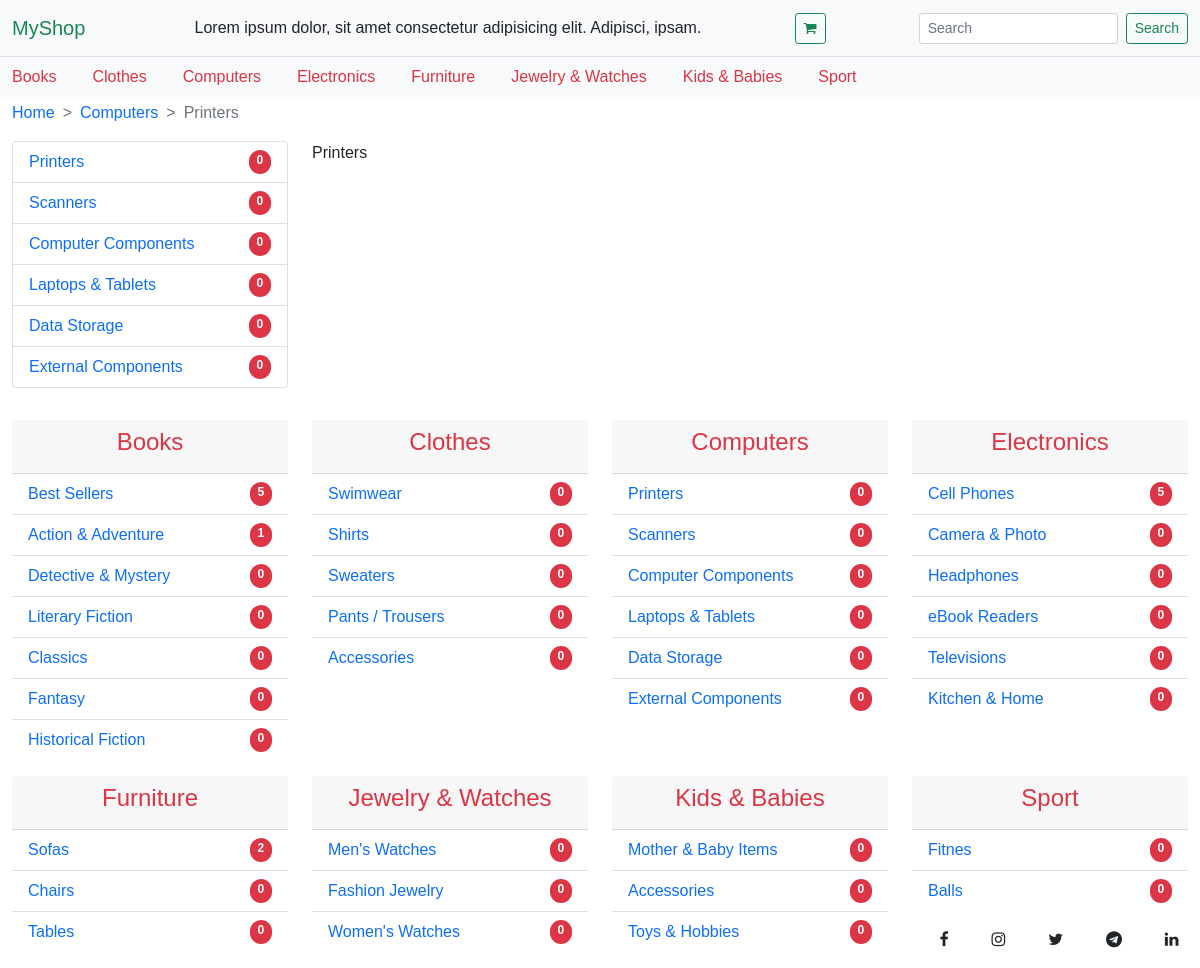
The page /computers/printers on the database its author committed.
### shop/models.py (models this page shows, shortened)
class Category(models.Model):
    name = models.CharField(max_length=40)
    slug = models.SlugField(max_length=100,unique=True)
    class Meta:
        ordering = ('name',)
        verbose_name = 'category'
        verbose_name_plural = 'categories'
    def __str__(self):
        return self.name
    def get_absolute_url(self):
        return reverse('category', kwargs={'slug': self.slug})

class SubCategory(models.Model):
    category = models.ForeignKey(Category,related_name='sub_category',on_delete=models.CASCADE)
    name = models.CharField(max_length=40)
    slug = models.SlugField(max_length=100,unique=True)
    class Meta:
        ordering = ('category',)
        verbose_name = 'SubCategory'
        verbose_name_plural = 'SubCategories'
    def get_absolute_url(self):
        return reverse('subcategory', kwargs={'slug':self.category.slug,'subslug': self.slug})

### shop/views.py (the view)
# urls.py: path('<slug:slug>/<slug:subslug>',views.subcategory,name='subcategory'),
def subcategory(request,slug,subslug):
    subcategories = SubCategory.objects.filter(category__slug = slug)
    subcategory = subcategories.get(slug = subslug)
    products = Product.objects.filter(category = subcategory)
    categories = Category.objects.all()
    page = request.GET.get('page',1)
    paginator = Paginator(products, 12)
    try:
        products = paginator.page(page)
    except PageNotAnInteger:
        products = paginator.page(1)
    except EmptyPage:
        products = paginator.page(paginator.num_pages)
    ctx= {
        'categories':categories,
        'products':products,
        'subcategory':subcategory,
        'subcategories':subcategories,
    }
    return render(request, 'shop/subcategory.html',ctx)

### shop/templates/shop/subcategory.html (shortened to what this page needs)
{% extends 'base.html' %}
{% block breadcrumb %}
<nav style="--bs-breadcrumb-divider: '>';" aria-label="breadcrumb">
    <ol class="breadcrumb">
        <li class="breadcrumb-item">
            <a href="{% url 'home' %}">Home</a>
        </li>
        <li class="breadcrumb-item">
            <a href="{{ subcategory.category.get_absolute_url }}">{{subcategory.category}}</a>
        </li>
        <li class="breadcrumb-item active" aria-current="page">{{subcategory.name}}</li>
    </ol>
</nav>
{% endblock breadcrumb %}
{% block main %}
<div class="container-fluid mt-3">
    <div class="row">
        <div class="col-lg-3 col-sm-12">
            <div class="card">
                <ul class="list-group list-group-flush">
                    {% for sub in subcategories %}
                    <li class="list-group-item">
                        <a class="text-decoration-none d-flex justify-content-between" href="{{sub.get_absolute_url}}">
                            {{sub.name}}
                            <span class="badge bg-danger  rounded-pill">{{ sub.products.all.count }}</span>
                        </a>
                    </li>
                    {% endfor %}
                </ul>
            </div>
        </div>
        <div class="col-lg-9 col-sm-12">
            <div class="row">
                <p>{{subcategory.name}}</p>
            </div>
        </div>
    </div>
</div>
{% endblock %}

### shop/templates/base.html (shortened to what this page needs)
{% load static %}
<!doctype html>
<html lang="en">
  <head>
    <link href="https://cdn.jsdelivr.net/npm/bootstrap@5.0.0-beta1/dist/css/bootstrap.min.css" rel="stylesheet">
    <link rel="stylesheet" href="https://maxcdn.bootstrapcdn.com/font-awesome/4.7.0/css/font-awesome.min.css">
    <link rel="stylesheet" href="{% static 'css/base.css' %}">
  </head>
  <body>
    <nav class="navbar navbar-light bg-light border-bottom">
      <div class="container-fluid">
        <a class="navbar-brand text-success" href="{% url 'home' %}">MyShop</a>
        <div class="d-lg-block d-none">
          Lorem ipsum dolor, sit amet consectetur adipisicing elit. Adipisci, ipsam.
        </div>
        <a href="{% url 'cart_detail' %}">
          <button class="btn btn-sm btn-outline-success" type="submit"><i class="fa fa-shopping-cart"></i></button>
        </a>
        <form class="d-flex">
          <input class="form-control form-control-sm me-2" type="search" placeholder="Search" aria-label="Search">
          <button class="btn btn-sm btn-outline-success" type="submit">Search</button>
        </form>
      </div>
    </nav>
      <nav class="navbar navbar-expand-lg navbar-light bg-light">
        <div class="container-fluid">
          <div class="collapse navbar-collapse" id="navbarTogglerDemo02">
            <ul class="navbar-nav me-auto mb-2 mb-lg-0">
              {% for category in categories %}
                <li class="nav-item">
                  <a class="nav-link active py-lg-0 text-danger" aria-current="page" href="{{ category.get_absolute_url }}">{{ category }}</a>
                </li>
              {% endfor %}
            </ul>
          </div>
        </div>
      </nav>
      <div class="container-fluid mt-1">
        {% block breadcrumb %}
        {% endblock %}
      </div>
      {% block main %}
      {% endblock  %}
      <div class="container-fluid">
        <div class="row my-lg-3">
          {% for category in categories %}
              {% if category.sub_category.all %}
              <div class="col-lg-3 col-sm-12 mt-3">
                  <div class="card h-100 border-0">
                      <div class="card-header">
                        <h4 class="text-center"><a class="text-decoration-none text-danger" href="{{ category.get_absolute_url }}">{{ category }}</a></h4>
                      </div>
                      <ul class="list-group list-group-flush">
                          {% for sub in category.sub_category.all %}
                              <li class="list-group-item">
                                      <a class="text-decoration-none d-flex justify-content-between" href="{{sub.get_absolute_url}}">
                                          {{sub.name}}
                                          <span class="badge bg-danger  rounded-pill">{{ sub.products.all.count }}</span>
                                      </a>
                              </li>
                          {% endfor %}
                      </ul>
                    </div>
              </div>
              {% endif %}
          {% endfor %}
      </div>
      <div class="row pb-3 fixed-bottom">
          <div class="col-lg-3 col-sm-12 mt-3">
          </div>
          <div class="col-lg-6 col-sm-12 mt-3">
          </div>
          <div class="col-lg-3 col-sm-12 mt-3 d-flex justify-content-around">
              <a href="#"><i class="fa fa-facebook text-dark"></i></a>
              <a href="#"><i class="fa fa-instagram text-dark"></i></a>
              <a href="#"><i class="fa fa-twitter text-dark"></i></a>
              <a href="#"><i class="fa fa-telegram text-dark"></i></a>
              <a href="#"><i class="fa fa-linkedin text-dark"></i></a>
          </div>
      </div>
      </div>
  </body>
</html>

### shop/static/css/base.css (style rules this page uses)
body { font-family: sans-serif; }
.navbar-nav .nav-item > .nav-link { margin: 0 10px; }
.navbar-nav .nav-item:first-child .nav-link { padding-left: 0; margin-left: 0; }
.breadcrumb .breadcrumb-item a { text-decoration: none; }

### rows shown on the page
Category: name "Books"
Category: name "Clothes"
Category: name "Computers"
Category: name "Electronics"
Category: name "Furniture"
Category: name "Jewelry & Watches"
Category: name "Kids & Babies"
Category: name "Sport"
SubCategory: category "Computers", name "Printers", products.all.count "0"
SubCategory: name "Scanners", products.all.count "0"
SubCategory: name "Computer Components", products.all.count "0"
SubCategory: name "Laptops & Tablets", products.all.count "0"
SubCategory: name "Data Storage", products.all.count "0"
SubCategory: name "External Components", products.all.count "0"
SubCategory: name "Best Sellers", products.all.count "5"
SubCategory: name "Action & Adventure", products.all.count "1"
SubCategory: name "Detective & Mystery", products.all.count "0"
SubCategory: name "Literary Fiction", products.all.count "0"
SubCategory: name "Classics", products.all.count "0"
SubCategory: name "Fantasy", products.all.count "0"
SubCategory: name "Historical Fiction", products.all.count "0"
SubCategory: name "Swimwear", products.all.count "0"
SubCategory: name "Shirts", products.all.count "0"
SubCategory: name "Sweaters", products.all.count "0"
SubCategory: name "Pants / Trousers", products.all.count "0"
SubCategory: name "Accessories", products.all.count "0"
SubCategory: name "Cell Phones", products.all.count "5"
SubCategory: name "Camera & Photo", products.all.count "0"
SubCategory: name "Headphones", products.all.count "0"
SubCategory: name "eBook Readers", products.all.count "0"
SubCategory: name "Televisions", products.all.count "0"
SubCategory: name "Kitchen & Home", products.all.count "0"
SubCategory: name "Sofas", products.all.count "2"
SubCategory: name "Chairs", products.all.count "0"
SubCategory: name "Tables", products.all.count "0"
SubCategory: name "Men's Watches", products.all.count "0"
SubCategory: name "Fashion Jewelry", products.all.count "0"
SubCategory: name "Women's Watches", products.all.count "0"
SubCategory: name "Mother & Baby Items", products.all.count "0"
SubCategory: name "Accessories", products.all.count "0"
SubCategory: name "Toys & Hobbies", products.all.count "0"
SubCategory: name "Fitnes", products.all.count "0"
SubCategory: name "Balls", products.all.count "0"
